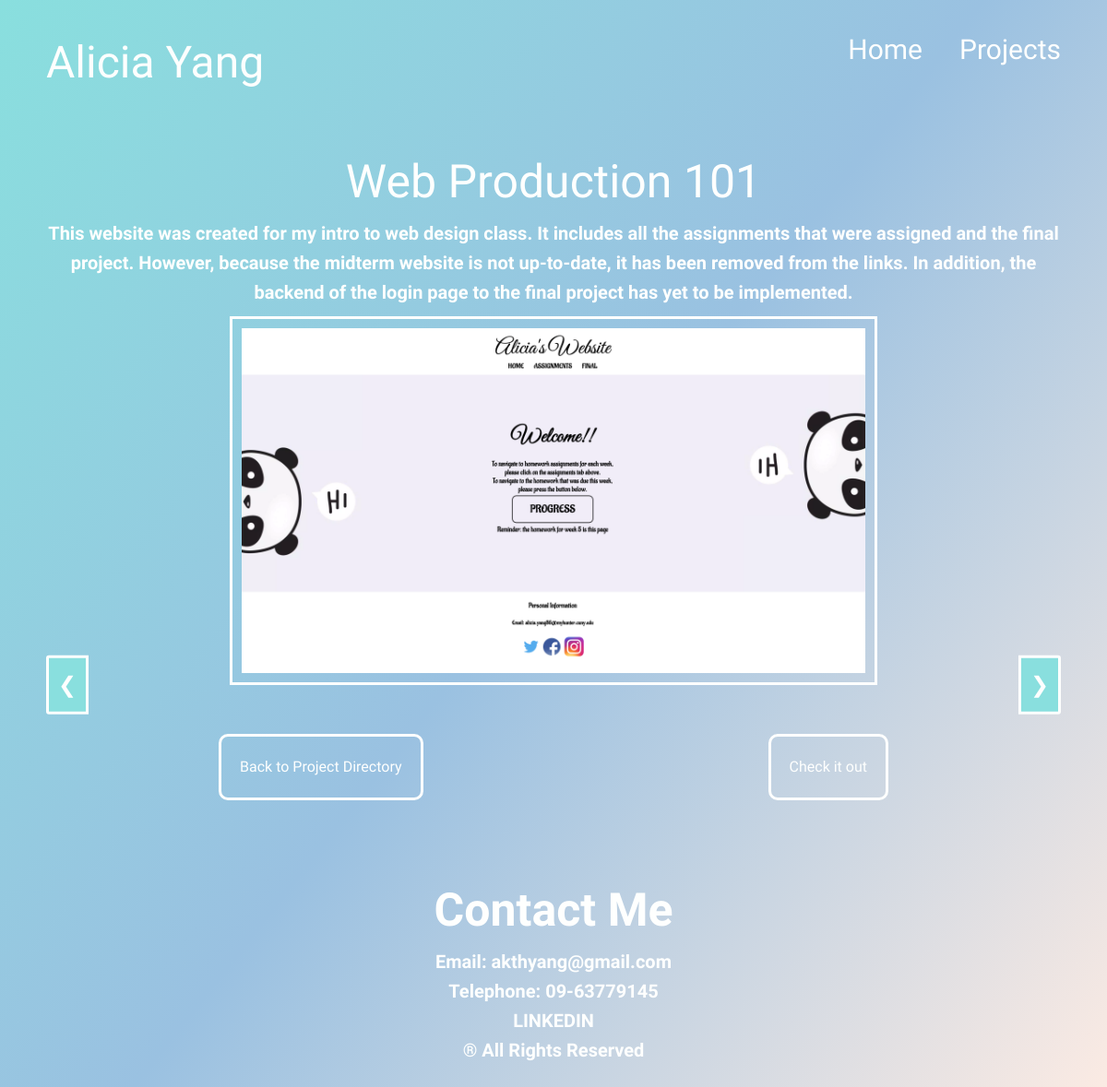
The page /project/8/ on the database its author committed.
### main/models.py (models this page shows, shortened)
class CodingProject(models.Model):
    title = models.CharField(max_length=200)
    description = models.TextField()
    tags = models.ManyToManyField(Tag, related_name="projects")
    link = models.URLField(max_length=200, blank=True)

class ProjectImage(models.Model):
    project = models.ForeignKey(
        CodingProject, related_name="images", on_delete=models.CASCADE
    )
    image = models.ImageField(upload_to="project_images/")

### main/views.py (the view)
# urls.py: path("project/<int:id>/", views.project, name="project"),
def project(request, id):
    project = get_object_or_404(CodingProject, pk=id)
    return render(request, "project.html", {"project": project})

### main/templates/project.html (shortened to what this page needs)
{% extends 'base.html' %}
{% load static %}
{% block extrahead %}
<link rel="stylesheet" href="{% static 'css/project.css' %}">
{% endblock extrahead %}
{% block content %}
    <div class="project-card">
        <div class="project-info">
            <h1> {{project.title}} </h1>
            <p class ="description"> {{project.description}} </p>
        </div>
        <div class="carousel">
            <div class="carousel-image">
                {% for image in project.images.all %}
                    <div class="carousel-item">
                        <img src="{{image.image.url}}" alt="Project Image" />
                    </div>
                {% endfor %}
            </div>
            <div class="controls">
                <a class="carousel-control prev" onclick="moveSlide(-1)">&#10094;</a>
                <a class="carousel-control next" onclick="moveSlide(1)">&#10095;</a>
            </div>
            <div class="goto">
                <a href="{% url 'projects' %}"> Back to Project Directory </a>
                <a href="{{project.link}}" target="_blank"> Check it out </a>
            </div>
        </div>
    </div>
{% endblock content %}

### main/static/css/base.css (style rules this page uses)
* { box-sizing: border-box; margin: 0; padding: 0; font-family: "Arial", sans-serif; color: rgb(254,255,254); background-size: cover; background-repeat: no-repeat; background-image: linear-gradient(128deg, rgb(137,223,222), rgb(154,193,225), rgb(252,235,227)); }
body { line-height: 1.6; color: #333; padding: 20px; }
a { color: rgb(254,255,254); text-decoration: none; font-family: "Macondo", cursive; font-weight: 400; font-style: normal; }
p { font-family: "Comic Neue", cursive; font-weight: 700; font-style: normal; font-size: 20px; }
header, .nav-menu, .nav-menu .links, .nav-menu #logo, .nav-menu li, .nav-menu a, #contacts, #contacts h2, #contacts p, main, hr, .section, #main, #ln, .section a { background-image: none; }

### main/static/css/project.css (style rules this page uses)
.project-card, .project-info, .project-info h1, .project-info p, .goto, .goto a, .carousel, .carousel-item, .carousel-image, .carousel-item img, .controls, .carousel-control { background-image: none; }
.project-card { display: block; align-items: center; justify-content: center; text-align: center; border-radius: 5px; overflow: hidden; max-width: 1200px; margin: auto; padding: 20px; border-radius: 20px; height: 100%; }
.project-info h1 { font-family: "Macondo", cursive; font-weight: 400; font-style: normal; font-size: 50px; }
.goto { height: 50px; display: flex; justify-content: space-around; align-items: center; text-align: center; user-select: none; }
.goto a { text-decoration: none; padding: 20px; border: 3px solid rgb(254,255,254); border-radius: 10px; -webkit-transition: all 500ms ease; -moz-transition: all 500ms ease; -ms-transition: all 500ms ease; -o-transition: all 500ms ease; transition: all 500ms ease; }
.carousel { padding: 10px; max-width: 100%; height: 100%; }
.carousel-item { width: 100%; height: 400px; }
.carousel-item img { max-height: 100%; max-width: 95%; object-fit: contain; padding: 10px; border: 3px solid rgb(254,255,254); }
.controls { position: relative; display: flex; justify-content: space-between; width: 100%; transform: translateY(-120%); -ms-transform: translateY(-50%); -webkit-transform: translateY(-50%); -moz-transform: translateY(-50%); -o-transform: translateY(-50%); }
.carousel-control { color: white; background-color: rgb(137,223,222); border: 3px solid rgb(254,255,254); font-size: 24px; padding: 10px; cursor: pointer; user-select: none; z-index: 10; -webkit-transition: all 500ms ease; -moz-transition: all 500ms ease; -ms-transition: all 500ms ease; -o-transition: all 500ms ease; transition: all 500ms ease; }
.carousel-control.prev { border-radius: 3px 0 0 3px; }
.carousel-control.next { border-radius: 0 3px 3px 0; }

### rows shown on the page
CodingProject: title "Web Production 101", description "This website was created for my intro to web design class. It includes all the assignments that were assigned and the final project. However, because the midterm website is not up-to-date, it has been removed from the links. In addition, the backend of the login page to the final project has yet to be implemented."
ProjectImage: image (picture)
